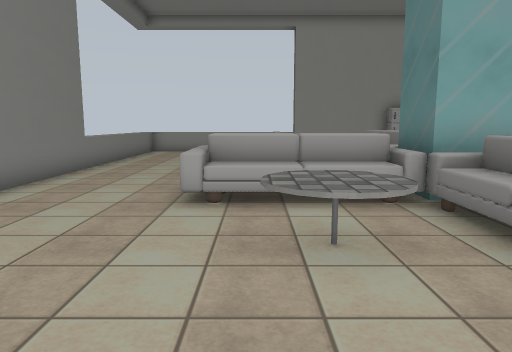
[1] (above)

19 first-person views from a walk through a Unity game level. The camera is 1.4 m above the floor, tilts 8° down and sees 70° across. The floor is counted in squares, 1 m on a side. Each view is taken from the middle of a square. On the plan, view 1 faces up. The plan holds only what a view shows up to about 16 squares ahead; the rest is blank. The place goes on beyond the plan. Some animated figures are not drawn. Some surface patterns are stand-ins.

[2]
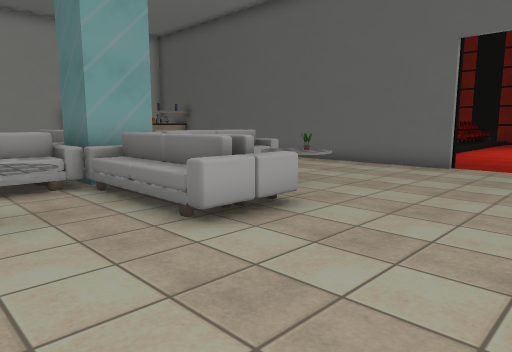

[3]
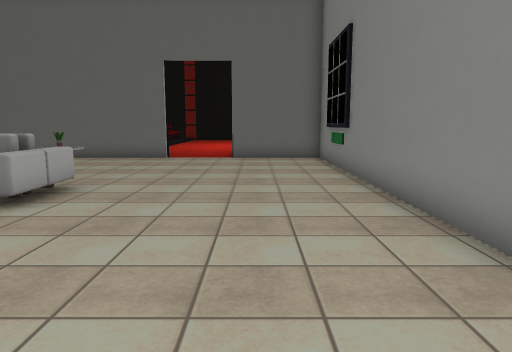

[4]
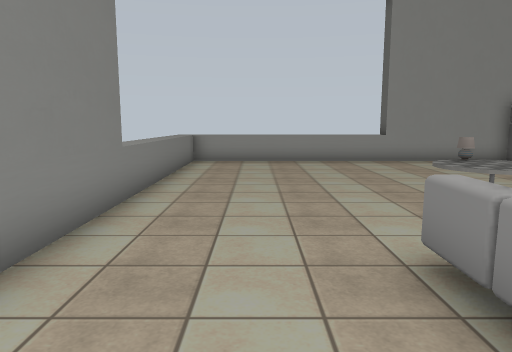

[5]
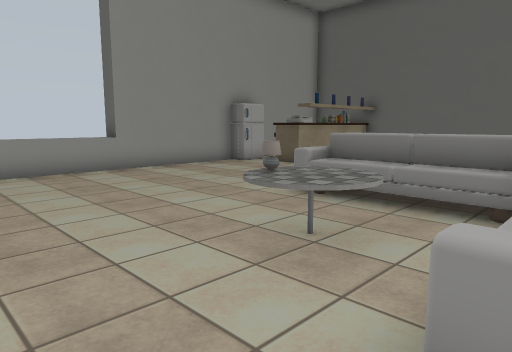

[6]
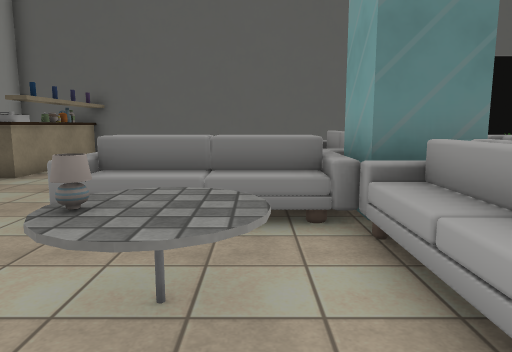

[7]
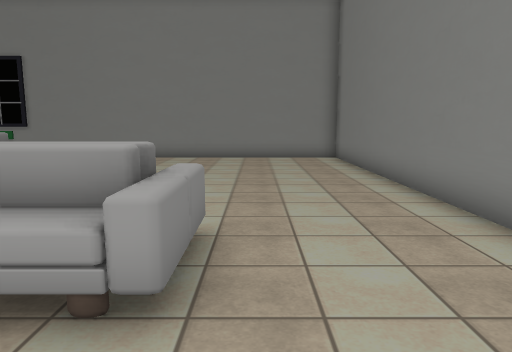

[8]
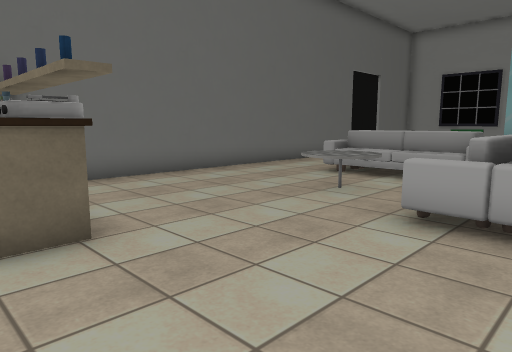

[9]
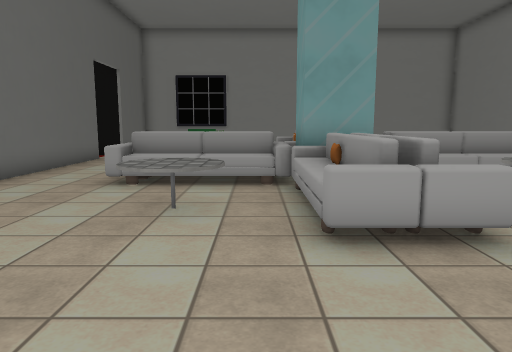

[10]
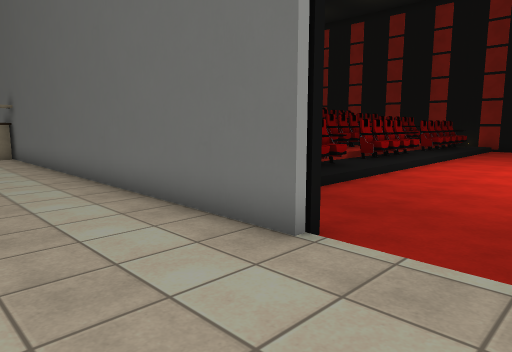

[11]
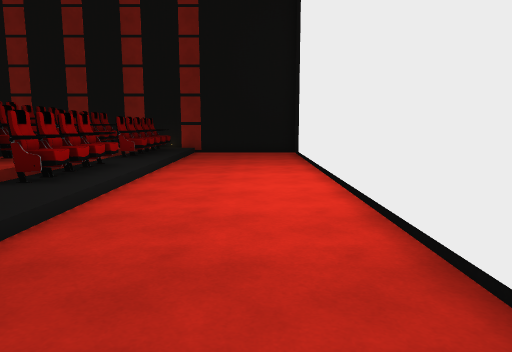

[12]
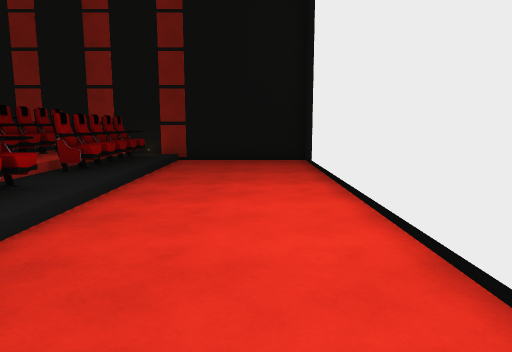

[13]
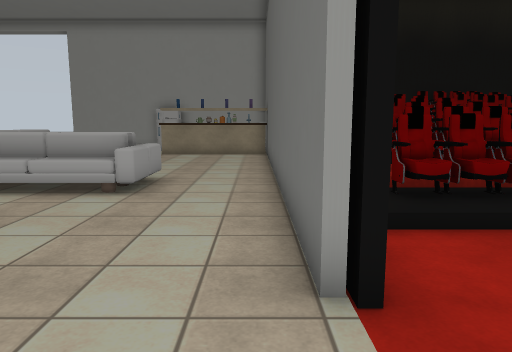

[14]
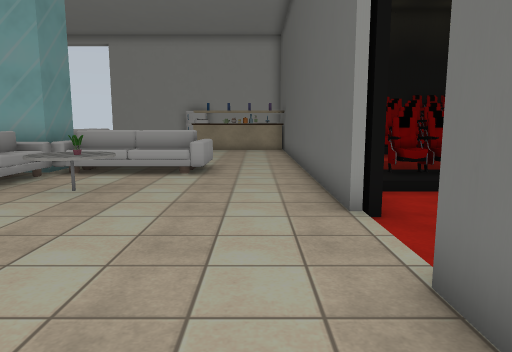

[15]
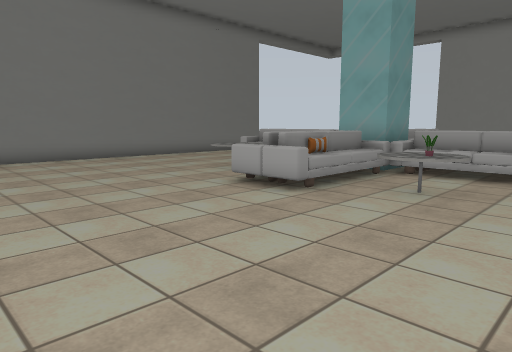

[16]
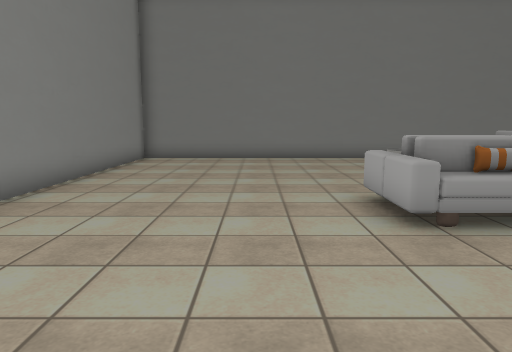

[17]
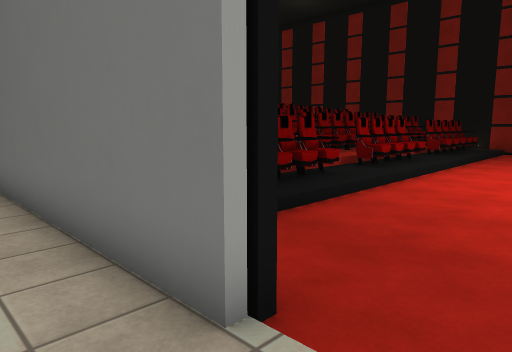

[18]
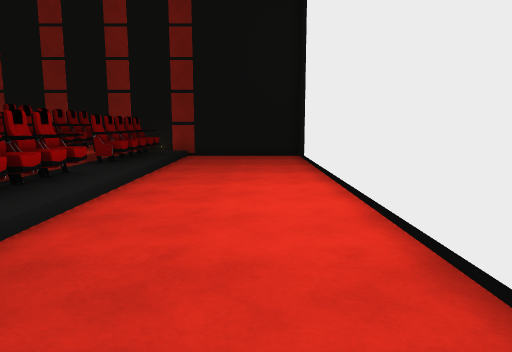

[19]
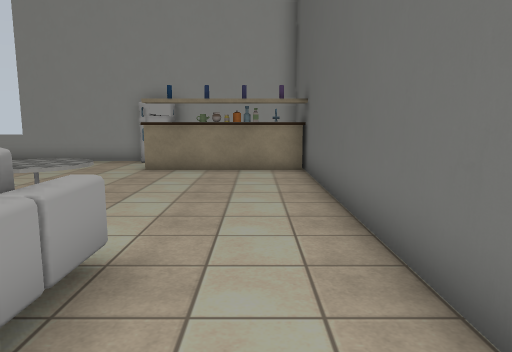

### Floor plan
Key: @ floor where view 1 was taken; # wall or solid block; . floor; / step, stairs or slope; ^ raised ledge; O other object.
Columns run from 6 left of view 1 to 33 right of it. Each row starts with its distance up from view 1.
 20       ^^^
 19 ^^^^^^^^^####O######
 18 ^............O     #
 17 ^.............O^OOO#
 16 ^.............OOOO##
 15 ^..................#
 14 ^..................#    OO OO
 13 ^........OOO.......#
 12 ^......O.OOO.OO....#  OOOO
 11 #.....OOOOOO.OO....#    OO             #
 10 #.....OO.OOO.OO....#  OOOO  OO    OOOO #
  9 #........OOO.......#                   #
  8 #....OOOOO##OOOO...# OOO   OOOOO OOOOO #
  7 #....OOOOO##OOOO...# OOO    OOO  OOOOO #
  6 #........OOO.......# OOOOO/OOOOO/OOOOO/#
  5 #......O.OOO.......#/OOOOO/OOOOO/OOOOO/#
  4 #.....OOOOOOOOO....#///////////////////#
  3 #......O.OOO.OO....#...................#
  2 #........OOO.......#...................#
  1 #......................................#
  0 #.....@................................#
 -1 #..................##  #################
 -2 #..................#
 -3 #..................#
 -4 #..................#
 -5 ####################

Positions as (right, up) in squares from view 1, and headings:
1: (0, 0), facing up
2: (0, -2), facing up-right
3: (-3, -2), facing right
4: (-3, 5), facing up
5: (-3, 8), facing up-right
6: (-2, 10), facing right
7: (-2, 11), facing down
8: (3, 18), facing down-right
9: (6, 17), facing down
10: (9, -1), facing up-right
11: (14, 1), facing right
12: (18, 1), facing right
13: (12, -1), facing up
14: (11, -4), facing up
15: (10, -4), facing up-left
16: (10, 0), facing left
17: (11, 0), facing up-right
18: (16, 1), facing right
19: (11, 5), facing up
